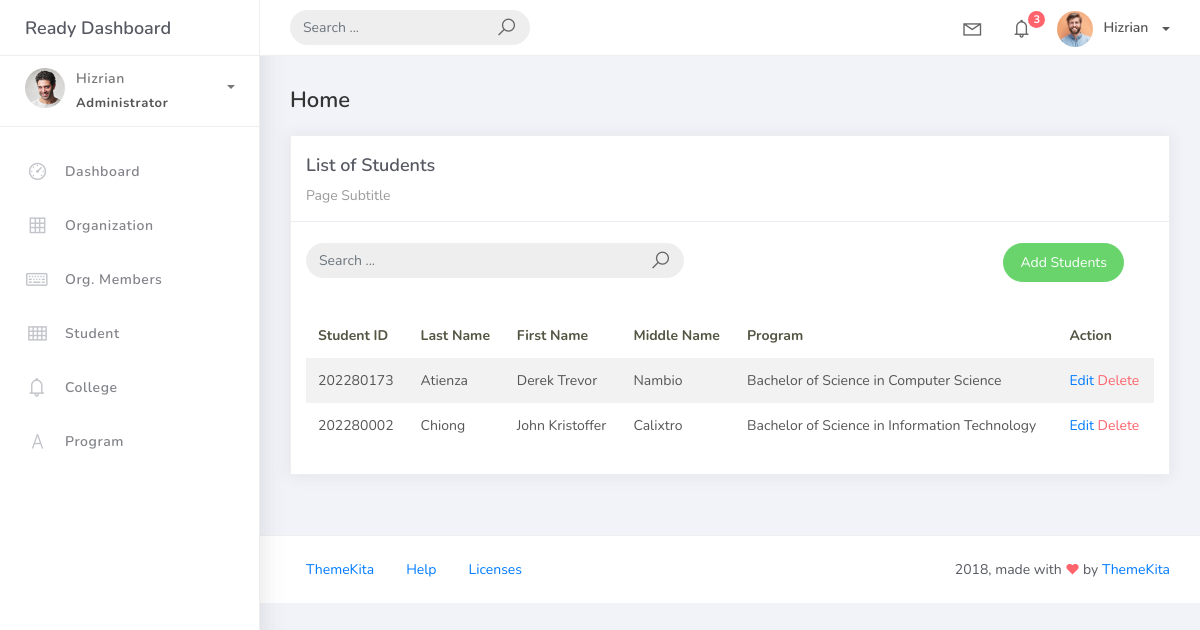
Before: /students_list with the older database file.
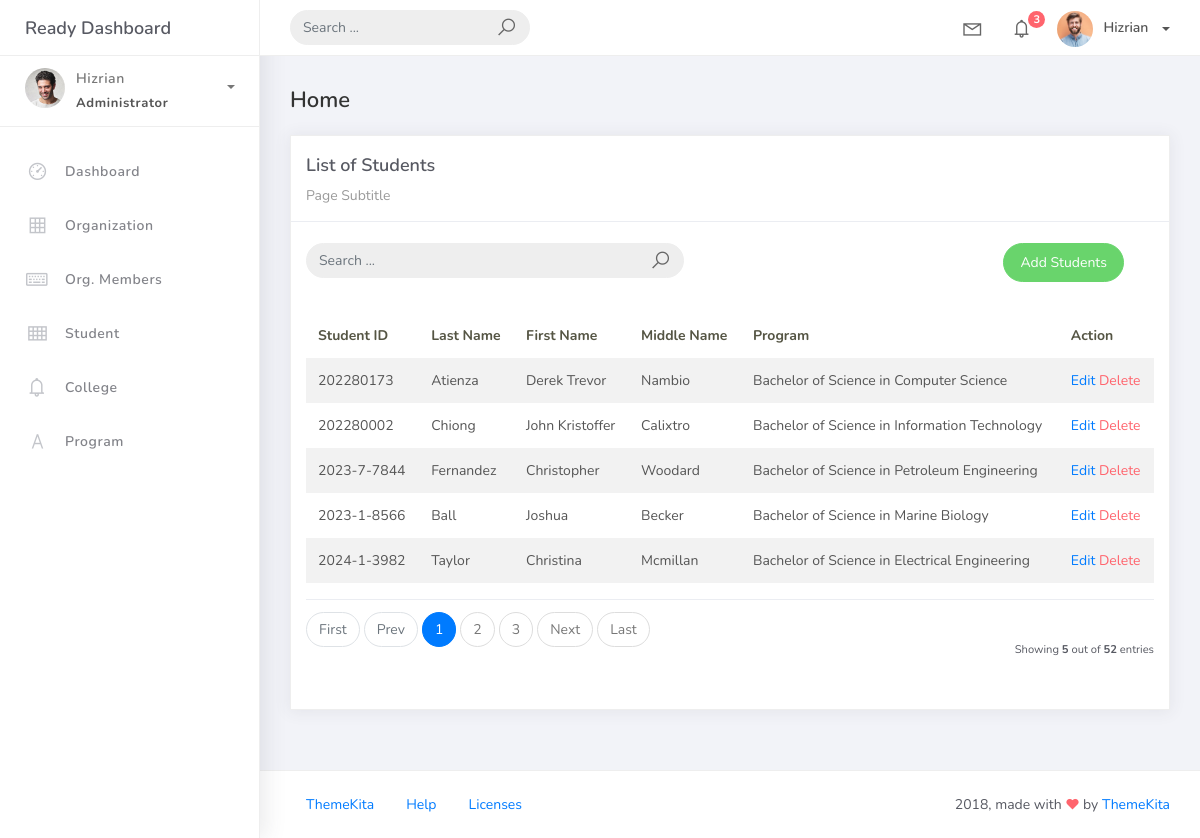
After: the same page with the newer database file.
### studentorg/models.py (models this page shows, shortened)
class BaseModel(models.Model):
    created_at = models.DateTimeField(auto_now_add=True, db_index=True)
    updated_at = models.DateTimeField(auto_now=True)
    class Meta:
        abstract = True

class Student(BaseModel):
    student_id = models.CharField(max_length=15)
    lastname = models.CharField(max_length=25)
    firstname = models.CharField(max_length=25)
    middlename = models.CharField(max_length=25, blank=True, null=True)
    program = models.ForeignKey(Program, on_delete=models.CASCADE)

class Program(BaseModel):
    prog_name = models.CharField(max_length=150)
    college = models.ForeignKey(College, on_delete=models.CASCADE)
    def __str__(self):
        return self.prog_name

### studentorg/views.py (the view)
# urls.py: path('students_list', StudentList.as_view(), name='students-list'),
class StudentList(ListView):
    model = Student
    context_object_name = 'student'
    template_name = 'student_list.html'
    paginate_by = 5
    def get_queryset(self, *args, **kwargs):
        qs = super(StudentList, self).get_queryset(*args, **kwargs)
        if self.request.GET.get("q") !=None:
            query = self.request.GET.get('q')
            qs = qs.filter(Q(student_id__icontains=query) |
                           Q(firstname__icontains=query) |
                           Q(lastname__icontains=query) |
                           Q(middlename__icontains=query))
        return qs

### templates/student_list.html
{% extends 'base.html' %}{% load static %}{% block content %}
<div class="content">
    <div class="container-fluid">
        <h4 class="page-title">Home</h4>
        <div class="row">
            <div class="col-md-12">
                <div class="card">
                    <div class="card-header">
                        <div class="card-title">List of Students</div>
                        <div class="card-category">Page Subtitle</div>
                    </div>
                    <br />
                        <div class="col-md-12 row">
                            <div class="col-md-6">
                                <form class="navbar-left navbar-form nav-search mr-md-3" action="{% url 'students-list' %}">
                                    <div class="input-group">
                                        <input type="text" placeholder="Search ..." class="form-control" name="q" />
                                        <div class="input-group-append">
                                        <span class="input-group-text">
                                            <i class="la la-search search-icon"></i>
                                        </span>
                                        </div>
                                    </div>
                                </form>
                            </div>
                            <div class="col-md-6">
                                <div class="pull-right">
                                    <a href="{% url 'students-add' %}" class="btn btn-success btn-rounded"> Add Students</a>
                                </div>
                            </div>
                        </div>
                    <div class="card-body">
                        <table class="table table-striped mt-3">
                            <thead>
                                <tr>
                                    <th scope="col">Student ID</th>
                                    <th scope="col">Last Name</th>
                                    <th scope="col">First Name</th>
                                    <th scope="col">Middle Name</th>
                                    <th scope="col">Program</th>
                                    <th scope="col">Action</th>
                                </tr>
                            </thead>
                            <tbody>
                                {% for object in object_list %}
                                    <tr>
                                        <td>{{ object.student_id }}</td>
                                        <td>{{ object.lastname }}</td>
                                        <td>{{ object.firstname }}</td>
                                        <td>{{ object.middlename }}</td>
                                        <td>{{ object.program }}</td>
                                        <td>
                                            <a href="students_list/{{ object.id }}">Edit</a>
                                            <a href="students_list/{{ object.id }}/delete" class="text-danger">Delete</a>
                                        </td>
                                    </tr>
                                {% endfor %}
                            </tbody>
                        </table>
                        {% include 'includes/pagination.html' %}
                    </div>
                </div>
            </div>
        </div>
    </div>
</div>
{% endblock %}

### templates/base.html (shortened to what this page needs)
{% load static %}
<!DOCTYPE html>
<html>
<head>
	<link rel="stylesheet" href="{% static 'css/bootstrap.min.css' %}">
	<link rel="stylesheet" href="{% static 'css/ready.css' %}">
	<link rel="stylesheet" href="{% static 'css/demo.css' %}">
</head>
<body>
	<div class="wrapper">
		<div class="main-header">
			<div class="logo-header">
				<a href="index.html" class="logo">
					Ready Dashboard
				</a>
			</div>
			<nav class="navbar navbar-header navbar-expand-lg">
				<div class="container-fluid">
					<form class="navbar-left navbar-form nav-search mr-md-3" action="">
						<div class="input-group">
							<input type="text" placeholder="Search ..." class="form-control">
							<div class="input-group-append">
								<span class="input-group-text">
									<i class="la la-search search-icon"></i>
								</span>
							</div>
						</div>
					</form>
					<ul class="navbar-nav topbar-nav ml-md-auto align-items-center">
						<li class="nav-item dropdown hidden-caret">
							<a class="nav-link dropdown-toggle" href="#" id="navbarDropdown" role="button" data-toggle="dropdown" aria-haspopup="true" aria-expanded="false">
								<i class="la la-envelope"></i>
							</a>
						</li>
						<li class="nav-item dropdown hidden-caret">
							<a class="nav-link dropdown-toggle" href="#" id="navbarDropdown" role="button" data-toggle="dropdown" aria-haspopup="true" aria-expanded="false">
								<i class="la la-bell"></i>
								<span class="notification">3</span>
							</a>
						</li>
						<li class="nav-item dropdown">
							<a class="dropdown-toggle profile-pic" data-toggle="dropdown" href="#" aria-expanded="false"> <img src="{% static '/img/profile2.jpg' %}" alt="user-img" width="36" class="img-circle"><span >Hizrian</span></span> </a>
							</li>
						</ul>
					</div>
				</nav>
			</div>
			<div class="sidebar">
				<div class="scrollbar-inner sidebar-wrapper">
					<div class="user">
						<div class="photo">
							<img src="{% static '/img/profile.jpg' %}">
						</div>
						<div class="info">
							<a class="" data-toggle="collapse" href="#collapseExample" aria-expanded="true">
								<span>
									Hizrian
									<span class="user-level">Administrator</span>
									<span class="caret"></span>
								</span>
							</a>
						</div>
					</div>
					<ul class="nav">
						<li class="nav-item">
							<a href="{% url 'home' %}">
								<i class="la la-dashboard"></i>
								<p>Dashboard</p>
							</a>
						</li>
						<li class="nav-item">
							<a href="{% url 'organization-list' %}">
								<i class="la la-table"></i>
								<p>Organization</p>
							</a>
						</li>
						<li class="nav-item">
							<a href="{% url 'orgmember-list' %}">
								<i class="la la-keyboard-o"></i>
								<p>Org. Members</p>
							</a>
						</li>
						<li class="nav-item">
							<a href="{% url 'students-list' %}">
								<i class="la la-th"></i>
								<p>Student</p>
							</a>
						</li>
						<li class="nav-item">
							<a href="{% url 'colleges-list' %}">
								<i class="la la-bell"></i>
								<p>College</p>
							</a>
						</li>
						<li class="nav-item">
							<a href="{% url 'program-list' %}">
								<i class="la la-font"></i>
								<p>Program</p>
							</a>
						</li>
					</ul>
				</div>
			</div>
			<div class="main-panel">
				{% block content %}
                {% endblock %}
				<footer class="footer">
					<div class="container-fluid">
						<nav class="pull-left">
							<ul class="nav">
								<li class="nav-item">
									<a class="nav-link" href="http://www.themekita.com">
										ThemeKita
									</a>
								</li>
								<li class="nav-item">
									<a class="nav-link" href="#">
										Help
									</a>
								</li>
								<li class="nav-item">
									<a class="nav-link" href="#">
										Licenses
									</a>
								</li>
							</ul>
						</nav>
						<div class="copyright ml-auto">
							2018, made with <i class="la la-heart heart text-danger"></i> by <a href="http://www.themekita.com">ThemeKita</a>
						</div>
					</div>
				</footer>
			</div>
		</div>
</body>
</html>

### templates/includes/pagination.html (shortened to what this page needs)
{% if is_paginated %}
<div class="card-footer px-0 border-0 d-flex flex-column flex-lg-row align-items-center justify-content-between mt-3">
    <nav aria-label="Topics pagination" class="mb-4">
        <ul class="pagination">
            {% if page_obj.number > 1 %}
                <li class="page-item">
                    <a class="page-link" href="?page=1">First</a>
                </li>
            {% else %}
                <li class="page-item disabled">
                    <span class="page-link">First</span>
                </li>
            {% endif %}
            {% if page_obj.has_previous %}
                <li class="page-item">
                    <a class="page-link" href="?page={{ page_obj.previous_page_number }}">Prev</a>
                </li>
            {% else %}
                <li class="page-item disabled">
                    <span class="page-link">Prev</span>
                </li>
            {% endif %}
            {% for page_num in paginator.page_range %}
                {% if page_obj.number == page_num %}
                    <li class="page-item active">
                        <span class="page-link">
                            {{ page_num }}
                        </span>
                    </li>
                {% elif page_num > page_obj.number|add:'-3' and page_num < page_obj.number|add:'3' %}
                    <li class="page-item">
                        <a class="page-link" href="?page={{ page_num }}">{{ page_num }}</a>
                    </li>
                {% endif %}
            {% endfor %}
            {% if page_obj.has_next %}
                <li class="page-item">
                    <a class="page-link" href="?page={{ page_obj.next_page_number }}">Next</a>
                </li>
            {% else %}
                <li class="page-item disabled">
                    <span class="page-link">Next</span>
                </li>
            {% endif %}
            {% if page_obj.number != paginator.num_pages %}
                <li class="page-item">
                    <a class="page-link" href="?page={{ paginator.num_pages }}">Last</a>
                </li>
            {% else %}
                <li class="page-item disabled">
                    <span class="page-link">Last</span>
                </li>
            {% endif %}
        </ul>
    </nav>
    <div class="fw-normal small mt-4 mt-lg-0">Showing <b>{{ object_list.count }}</b> out of <b>{{ paginator.count }}</b> entries</div>
</div>
{% endif %}

Changed rows visible on the page:
added Student: student_id "2023-7-7844", lastname "Fernandez", firstname "Christopher", middlename "Woodard", program "Bachelor of Science in Petroleum Engineering"
added Student: student_id "2023-1-8566", lastname "Ball", firstname "Joshua", middlename "Becker", program "Bachelor of Science in Marine Biology"
added Student: student_id "2024-1-3982", lastname "Taylor", firstname "Christina", middlename "Mcmillan", program "Bachelor of Science in Electrical Engineering"
Other visible differences:
{{ object_list.count }}: (not shown) → "5"
{{ paginator.count }}: (not shown) → "52"
text now shown: "First Prev Next Last Showing out of entries"
new list line: "1"
new list line: "2"
new list line: "3"
